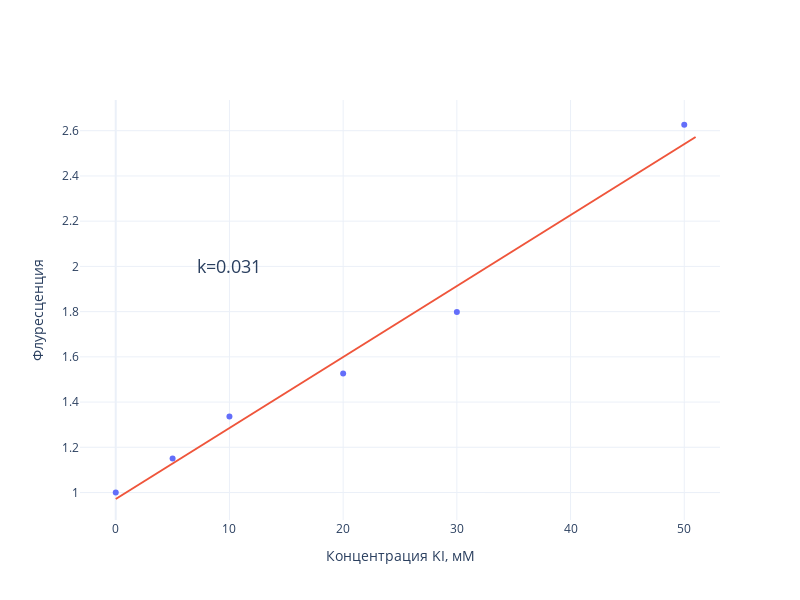

Notebook code cell kept with this figure:
### Code cell
k, b = np.polyfit(peaks["conc"], peaks["I_rev"], 1)

xs = np.linspace(0, 51, 20)
ys = k * xs + b

fig = go.Figure()
fig.add_trace(go.Scatter(x=peaks["conc"], y=peaks["I_rev"], mode="markers", name="Data"))
fig.add_trace(go.Scatter(x=xs, y=ys, mode="lines", name="Linear fit"))
fig.update_layout(
    width=800, height=600,
    showlegend=False,
)
fig.add_annotation(x=10, y=2, showarrow=False, text="k={:.3f}".format(k), font=dict(size=18))
fig.update_xaxes(title_text="Концентрация KI, мM")
fig.update_yaxes(title_text="Флуресценция")

### Figure 1 — Plotly figure (JSON) as saved in the notebook; plotly's stock layout.template omitted (floating-point values rounded to 4 significant figures)
{"data": [{"mode": "markers", "name": "Data", "type": "scatter", "x": [0, 5, 10, 20, 30, 50], "y": [1, 1.151, 1.336, 1.526, 1.798, 2.626]}, {"mode": "lines", "name": "Linear fit", "type": "scatter", "x": [0, 2.684, 5.368, 8.053, 10.74, 13.42, 16.11, 18.79, 21.47, 24.16, 26.84, 29.53, 32.21, 34.89, 37.58, 40.26, 42.95, 45.63, 48.32, 51], "y": [0.9714, 1.056, 1.14, 1.224, 1.308, 1.393, 1.477, 1.561, 1.645, 1.73, 1.814, 1.898, 1.982, 2.067, 2.151, 2.235, 2.319, 2.404, 2.488, 2.572]}], "layout": {"annotations": [{"font": {"size": 18}, "showarrow": false, "text": "k=0.031", "x": 10, "y": 2}], "height": 600, "showlegend": false, "width": 800, "xaxis": {"title": {"text": "Концентрация KI, мM"}}, "yaxis": {"title": {"text": "Флуресценция"}}}}
